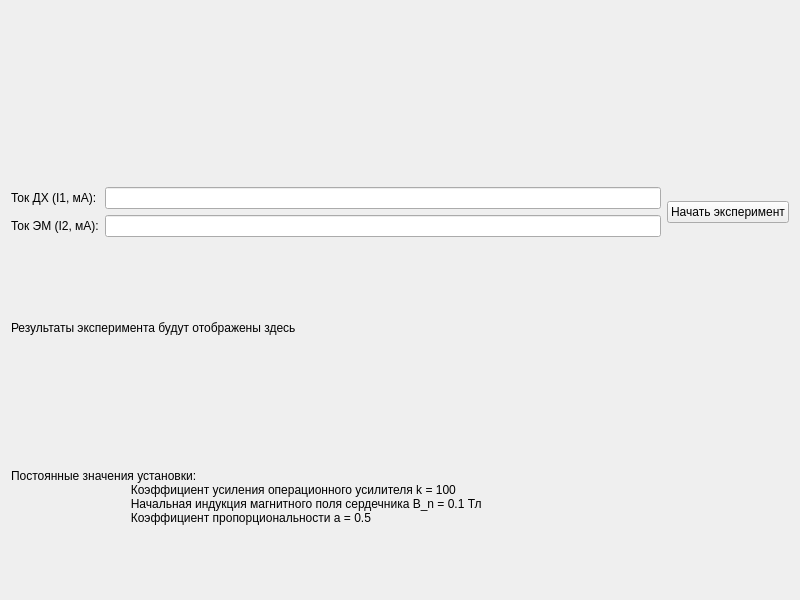
<?xml version="1.0" encoding="UTF-8"?>
<ui version="4.0">
 <class>Form</class>
 <widget class="QWidget" name="Form">
  <property name="geometry">
   <rect>
    <x>0</x>
    <y>0</y>
    <width>800</width>
    <height>600</height>
   </rect>
  </property>
  <property name="windowTitle">
   <string>Лабораторная работа: Исследование эффекта Холла в полупроводниках</string>
  </property>
  <layout class="QVBoxLayout" name="verticalLayout">
   <item>
    <widget class="QLabel" name="label">
     <property name="sizePolicy">
      <sizepolicy hsizetype="Fixed" vsizetype="Fixed">
       <horstretch>0</horstretch>
       <verstretch>0</verstretch>
      </sizepolicy>
     </property>
     <property name="maximumSize">
      <size>
       <width>600</width>
       <height>300</height>
      </size>
     </property>
     <property name="layoutDirection">
      <enum>Qt::LeftToRight</enum>
     </property>
     <property name="text">
      <string/>
     </property>
     <property name="pixmap">
      <pixmap>lab19.png</pixmap>
     </property>
     <property name="scaledContents">
      <bool>true</bool>
     </property>
     <property name="alignment">
      <set>Qt::AlignLeading|Qt::AlignLeft|Qt::AlignVCenter</set>
     </property>
    </widget>
   </item>
   <item>
    <layout class="QHBoxLayout" name="horizontalLayout">
     <item>
      <layout class="QFormLayout" name="formLayout">
       <item row="0" column="0">
        <widget class="QLabel" name="label_current_I1">
         <property name="text">
          <string>Ток ДХ (I1, мА):</string>
         </property>
        </widget>
       </item>
       <item row="0" column="1">
        <widget class="QLineEdit" name="input_current_I1"/>
       </item>
       <item row="1" column="0">
        <widget class="QLabel" name="label_current_I2">
         <property name="text">
          <string>Ток ЭМ (I2, мА):</string>
         </property>
        </widget>
       </item>
       <item row="1" column="1">
        <widget class="QLineEdit" name="input_current_I2"/>
       </item>
      </layout>
     </item>
     <item>
      <widget class="QPushButton" name="start_button">
       <property name="text">
        <string>Начать эксперимент</string>
       </property>
      </widget>
     </item>
    </layout>
   </item>
   <item>
    <widget class="QLabel" name="result_label">
     <property name="text">
      <string>Результаты эксперимента будут отображены здесь</string>
     </property>
    </widget>
   </item>
   <item>
    <widget class="QLabel" name="constants_label">
     <property name="text">
      <string>Постоянные значения установки:
                                    Коэффициент усиления операционного усилителя k = 100
                                    Начальная индукция магнитного поля сердечника B_n = 0.1 Тл
                                    Коэффициент пропорциональности a = 0.5
                                </string>
     </property>
    </widget>
   </item>
  </layout>
 </widget>
 <resources/>
 <connections/>
</ui>
